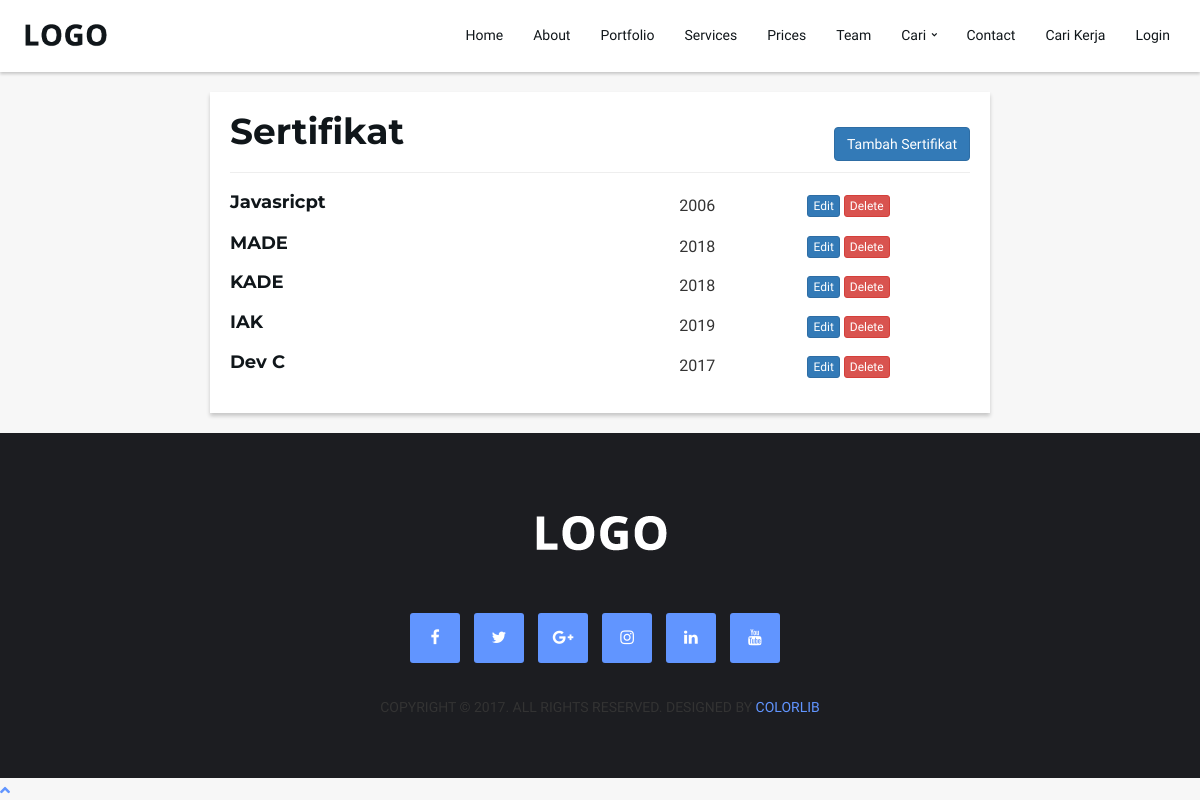
/sertifikat, run on the app's committed database.
### tables this page shows
CREATE TABLE `sertifikat` (
  `id_sertifikat` int(10) NOT NULL,
  `id_user` varchar(10) NOT NULL,
  `nama_sertifikat` varchar(50) NOT NULL,
  `tahun` year(4) NOT NULL,
  `created_at` timestamp NOT NULL DEFAULT CURRENT_TIMESTAMP,
  `modified_at` timestamp NOT NULL DEFAULT CURRENT_TIMESTAMP
);

### application/controllers/Member.php (called while the page is built, shortened)
<?php
class Member extends CI_Controller
{
    public function __construct()
    {
        $this->load->model('Member_model');
    }
    public function getAllSertifikat($id_user = '1')
    {
        $data['title'] = 'Bio Project';
        $data['member'] = $this->Member_model->getMember('id_user', $id_user);
        $data['sertifikat'] = $this->Member_model->getAllDataWhere('sertifikat', 'id_user', $id_user);
        $this->load->view('partials/user/header', $data);
        $this->load->view('member/sertifikat', $data);
        $this->load->view('partials/user/footer');
    }
}

### index.php (called while the page is built, shortened)
<?php
require_once BASEPATH.'core/CodeIgniter.php';

### application/models/Member_model.php (called while the page is built, shortened)
<?php
class Member_model extends CI_Model
{
    public function getAllDataWhere($table, $key, $value)
    {
        $this->db->where($key, $value);
        $query = $this->db->get($table);
        return $query->result_array();
    }
    public function getMember($key, $value)
    {
        $this->db->where([$key => $value]);
        $this->db->join('kecamatan', 'kecamatan.id_kec = member.id_kec');
        $this->db->join('kabupaten', 'kabupaten.id_kab = member.id_kab');
        $this->db->join('provinsi', 'provinsi.id_prov = member.id_prov');
        $this->db->from('member');
        $query = $this->db->get();
        return $query->row_array();
    }
}

### application/views/member/sertifikat.php (the view, shortened to what this page needs)
<section id="sertifikat">
    <div class="container">
        <div class="row">
            <div class="col-md-8 col-md-offset-2 col-xs-10 col-xs-offset-1 content">
                <h2>Sertifikat</h2>
                <hr>
                <a id="btn-create-sertifikat" class="btn btn-primary" style="float:right; margin-top: -66px;">
                    Tambah Sertifikat </a>
                <div class="row">
                    <?php if (!empty($sertifikat)) :?>
                    <?php foreach ($sertifikat as $s) : ?>
                    <div class="col-md-7 col-xs-7">
                        <h4><?= $s['nama_sertifikat']?></h4>
                    </div>
                    <div class="col-md-2 col-xs-2">
                        <p><?= $s['tahun']?></p>
                    </div>
                    <div class="col-md-3 col-xs-3">
                        <a class="btn btn-xs btn-primary btn-update-sertifikat" data-toggle="modal" data-target="btn-sertifikat" data-id="<?=$s['id_sertifikat']?>"> Edit </a>
                        <a href="delete-sertifikat/<?=$s['id_sertifikat']?>" class="btn btn-xs btn-danger mb-2"
                            onclick="return confirm('Anda yakin ingin menghapus data sertifikat <?= $s['nama_sertifikat']?> ?');"> Delete </a>
                    </div>
                    <?php endforeach;?>
                    <?php else : ?>
                    <p>Not Found !</p>
                    <?php endif;?>
                </div>
            </div>
        </div>
    </div>
</section>

### assets/css/style.css (style rules this page uses)
html, body { font-family: 'Varela Round', sans-serif; font-size: 16px; line-height: 1.6; overflow-x: hidden; background-color: #F7F7F7; }
h1, h2, h3, h4, h5, h6 { font-family: 'Montserrat', sans-serif; font-weight: 700; margin-top: 0px; margin-bottom: 20px; color: #10161A; }
h2 { font-size: 36px; }
h4 { font-size: 18px; }
a { color: #6195FF; text-decoration: none; -webkit-transition: 0.2s opacity; transition: 0.2s opacity; }
.content { margin-top: 20px; margin-bottom: 20px; background-color: white; padding: 20px; box-shadow: 0 3px 4px rgba(0, 0, 0, 0.2); }

### data on the page
sertifikat: nama_sertifikat "Javasricpt", tahun "2006"
sertifikat: nama_sertifikat "MADE", tahun "2018"
sertifikat: nama_sertifikat "KADE", tahun "2018"
sertifikat: nama_sertifikat "IAK", tahun "2019"
sertifikat: nama_sertifikat "Dev C", tahun "2017"
